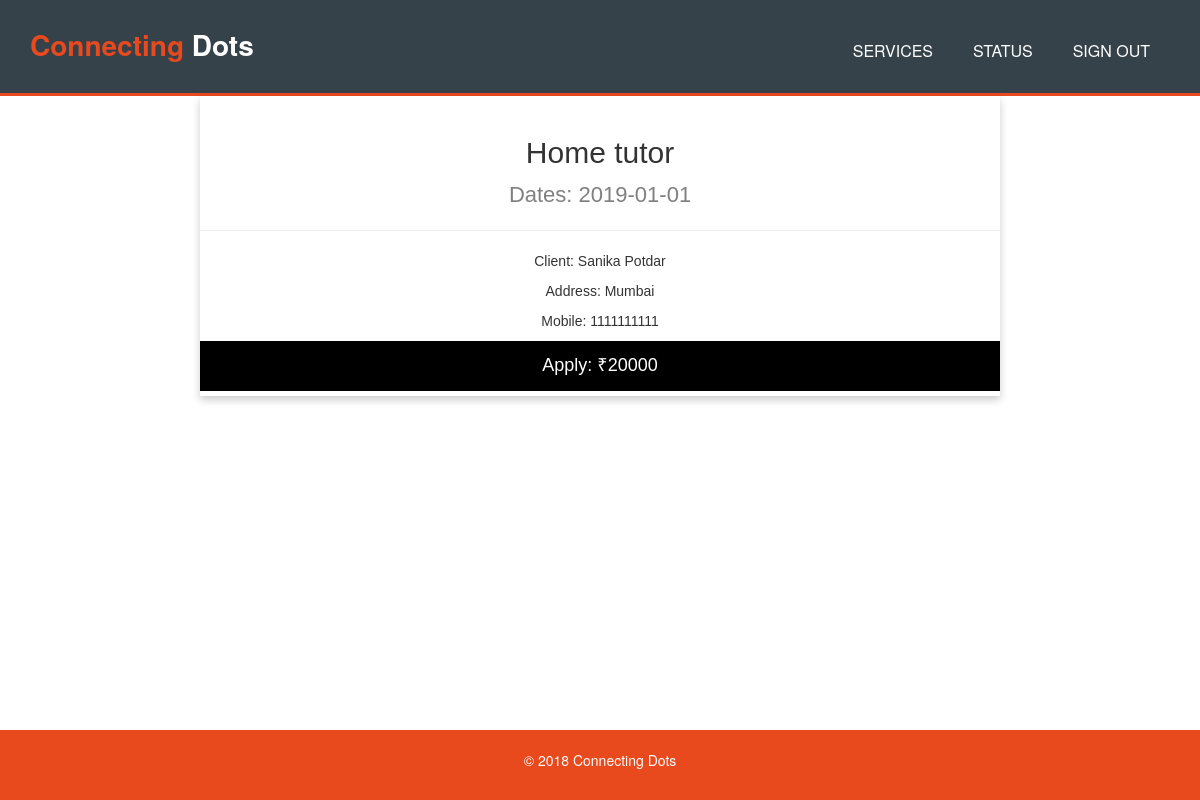
The page /description.php?id=503 on the database its author committed.
### tables this page shows
CREATE TABLE `request` (
  `req_id` int(11) UNSIGNED NOT NULL,
  `job` varchar(50) NOT NULL DEFAULT '',
  `description` text NOT NULL,
  `status` enum('NEW','ONGOING','REJECTED','HIRED','COMPLETED') NOT NULL DEFAULT 'NEW',
  `budget` float NOT NULL DEFAULT '5',
  `dates` date NOT NULL,
  `client_id` int(11) UNSIGNED DEFAULT NULL
);

CREATE TABLE `client` (
  `client_id` int(11) UNSIGNED NOT NULL,
  `first_name` varchar(50) DEFAULT NULL,
  `last_name` varchar(50) DEFAULT NULL,
  `phone_num` int(10) DEFAULT NULL,
  `email_id` varchar(100) NOT NULL,
  `address` text NOT NULL
);

### description.php (the view, shortened to what this page needs)
<?php
  include('connection.php');
    $req_id = $_GET['id'];
    $req_sql = "SELECT * FROM request WHERE req_id = $req_id";
    $req_result = $conn->query($req_sql);
    $client_sql = "SELECT client.first_name AS first_name,client.last_name AS last_name, client.address AS address, client.phone_num AS phone_num, request.req_id AS req_id FROM request INNER JOIN client ON request.client_id=client.client_id WHERE request.req_id=$req_id";
    $client_result = $conn->query($client_sql) or die($conn->error);
?>
<!DOCTYPE html>
<html>
  <head>
    <link rel="stylesheet" href="./css/style.css">
    <link rel="stylesheet" href="./css/description.css">
    <link rel="stylesheet" href="assets/bootstrap/css/bootstrap.min.css">
  </head>
  <body>
    <header>
      <div class="container">
        <div id="branding">
          <h1><span class="highlight">Connecting</span> Dots</h1>
        </div>
        <nav>
          <ul>
            <li><a href="services.php">Services</a></li>
            <li><a href="status.php">Status</a></li>
            <li><a href="index.php">Sign Out</a></li>
          </ul>
        </nav>
      </div>
    </header>
    <div class="card">
      <?php
        $req_row = $req_result->fetch_assoc();
        $client_row = $client_result->fetch_assoc();
        echo '
        <span><h2>'.$req_row["job"].'</h2></span>
        <p class="price">Dates: '.$req_row["dates"].'</p>
        <hr>
        <p class="description">Client: '.$client_row["first_name"].' '.$client_row["last_name"].'</p>
        <p class="Cast">Address: '.$client_row["address"].'</p>
        <p class="Cast">Mobile: '.$client_row["phone_num"].'</p>
        <p><button><a style="color:#ffff;" href="apply.php?req_id='.$req_row["req_id"].'">Apply: <span class="rating">₹'.$req_row["budget"].'</span></a></button</p>';
      ?>
    <br>
    </div>
    <footer>
      <p>&copy; 2018 Connecting Dots</p>
    </footer>
  </body>
</html>

### css/style.css (style rules this page uses)
body { font: 15px/1.5 Arial, Helvetica,sans-serif; padding:0; margin:0; background-color:#f4f4f4; scroll-behavior: auto; min-height: 100vh; overflow-x: hidden; }
.container { width:70%; margin:auto; overflow:hidden; padding-bottom: 30px; }
ul { margin:0; padding:0; }
header { background:#35424a; color:#ffffff; padding-top:30px; min-height:60px; border-bottom:#e8491d 3px solid; }
header a { color:#ffffff; text-decoration:none; text-transform: uppercase; font-size:16px; }
header li { float:left; display:inline; padding: 0 20px 0 20px; }
header #branding { float:left; }
header #branding h1 { margin:0; }
header nav { float:right; margin-top:10px; }
header h1 { font-size: 2em; font-weight: bold; }
header .highlight, header .current a { color:#e8491d; font-weight:bold; }
footer { position: fixed !important; bottom: 0px !important; margin-left: 0px; padding:20px; margin-bottom: 0px; color:#ffffff; background-color:#e8491d; text-align: center; width: 100vw; }

### css/description.css (style rules this page uses)
.card { box-shadow: 0 4px 8px 0 rgba(0, 0, 0, 0.2); max-width: 800px; margin: auto; text-align: center; font-family: arial; padding-top: 20px; min-height: 300px; }
.price { color: grey; font-size: 22px; }
.card button { border: none; outline: 0; padding: 12px; color: white; background-color: #000; text-align: center; cursor: pointer; width: 100%; font-size: 18px; }

### rows shown on the page
request: job "Home tutor", dates "2019-01-01", client.first_name "Sanika", client.last_name "Potdar", client.address "Mumbai", client.phone_num "1111111111", budget "20000"
